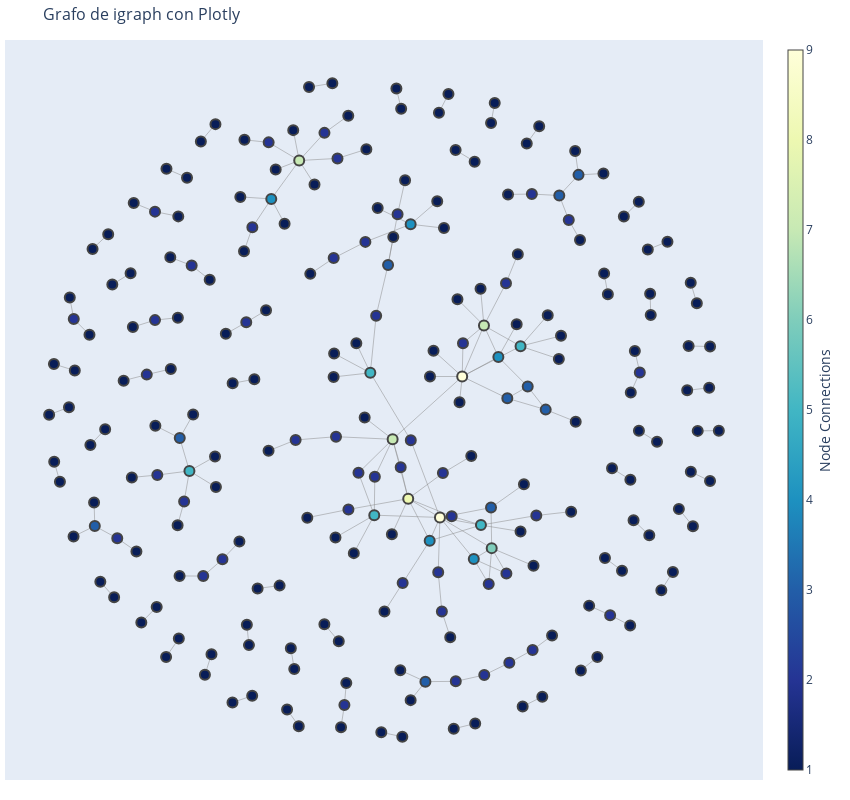

The code cell stored with this chart in its notebook:
### Code cell
node_degrees = G_caso_7.degree()

# Obtener las posiciones de los nodos utilizando el algoritmo de Fruchterman-Reingold
layout = G_caso_7.layout_fruchterman_reingold()

# Obtener las aristas y los nodos
edge_x = []
edge_y = []
for edge in G_caso_7.get_edgelist():
    x0, y0 = layout[edge[0]]
    x1, y1 = layout[edge[1]]
    edge_x.extend([x0, x1, None])
    edge_y.extend([y0, y1, None])

node_x = [pos[0] for pos in layout]
node_y = [pos[1] for pos in layout]

# Obtener los nombres de los nodos
node_names = G_caso_7.vs['name']

# Crear los trazos para los nodos y aristas
edge_trace = go.Scatter(
    x=edge_x,
    y=edge_y,
    line=dict(width=0.5,color='#888'),
    hoverinfo='none',
    mode='lines')

node_trace = go.Scatter(
    x=node_x,
    y=node_y,
    text=node_names,  # Usamos los nombres de los nodos como texto de la etiqueta
    mode='markers',
    hoverinfo='text',
    marker=dict(
        showscale=True,
        colorscale='YlGnBu',
        reversescale=True,
        color=node_degrees,
        size=10,
        colorbar=dict(
            thickness=15,
            title='Node Connections',
            xanchor='left',
            titleside='right'
        ),
        line=dict(width=2)))

# Crear el gráfico
fig = go.Figure(data=[edge_trace, node_trace],
             layout=go.Layout(
                title='Grafo de igraph con Plotly',
                titlefont=dict(size=16),
                showlegend=False,
                hovermode='closest',
                margin=dict(b=20,l=5,r=5,t=40),
                annotations=[ dict(
                    text="",
                    showarrow=False,
                    xref="paper", yref="paper",
                    x=0.005, y=-0.002 ) ],
                xaxis=dict(showgrid=False, zeroline=False, showticklabels=False),
                yaxis=dict(showgrid=False, zeroline=False, showticklabels=False),
                width=850,  # Ancho del gráfico
                height=800  # Altura del gráfico
                ))

# Mostrar el gráfico
fig.show()

### Figure 1 — Plotly figure (JSON) as saved in the notebook; plotly's stock layout.template omitted (floating-point values rounded to 4 significant figures; data arrays with more than 128 entries replaced by an {"elided": "..."} marker saying what was removed)
{"data": [{"hoverinfo": "none", "line": {"color": "#888", "width": 0.5}, "mode": "lines", "type": "scatter", "x": {"elided": "576 float values"}, "y": {"elided": "576 float values"}}, {"hoverinfo": "text", "marker": {"color": {"elided": "238 int values"}, "colorbar": {"thickness": 15, "title": {"side": "right", "text": "Node Connections"}, "xanchor": "left"}, "colorscale": [[0, "rgb(255,255,217)"], [0.125, "rgb(237,248,177)"], [0.25, "rgb(199,233,180)"], [0.375, "rgb(127,205,187)"], [0.5, "rgb(65,182,196)"], [0.625, "rgb(29,145,192)"], [0.75, "rgb(34,94,168)"], [0.875, "rgb(37,52,148)"], [1, "rgb(8,29,88)"]], "line": {"width": 2}, "reversescale": true, "showscale": true, "size": 10}, "mode": "markers", "text": {"elided": "238 str values"}, "type": "scatter", "x": {"elided": "238 float values"}, "y": {"elided": "238 float values"}}], "layout": {"annotations": [{"showarrow": false, "text": "", "x": 0.005, "xref": "paper", "y": -0.002, "yref": "paper"}], "height": 800, "hovermode": "closest", "margin": {"b": 20, "l": 5, "r": 5, "t": 40}, "showlegend": false, "title": {"font": {"size": 16}, "text": "Grafo de igraph con Plotly"}, "width": 850, "xaxis": {"showgrid": false, "showticklabels": false, "zeroline": false}, "yaxis": {"showgrid": false, "showticklabels": false, "zeroline": false}}}
